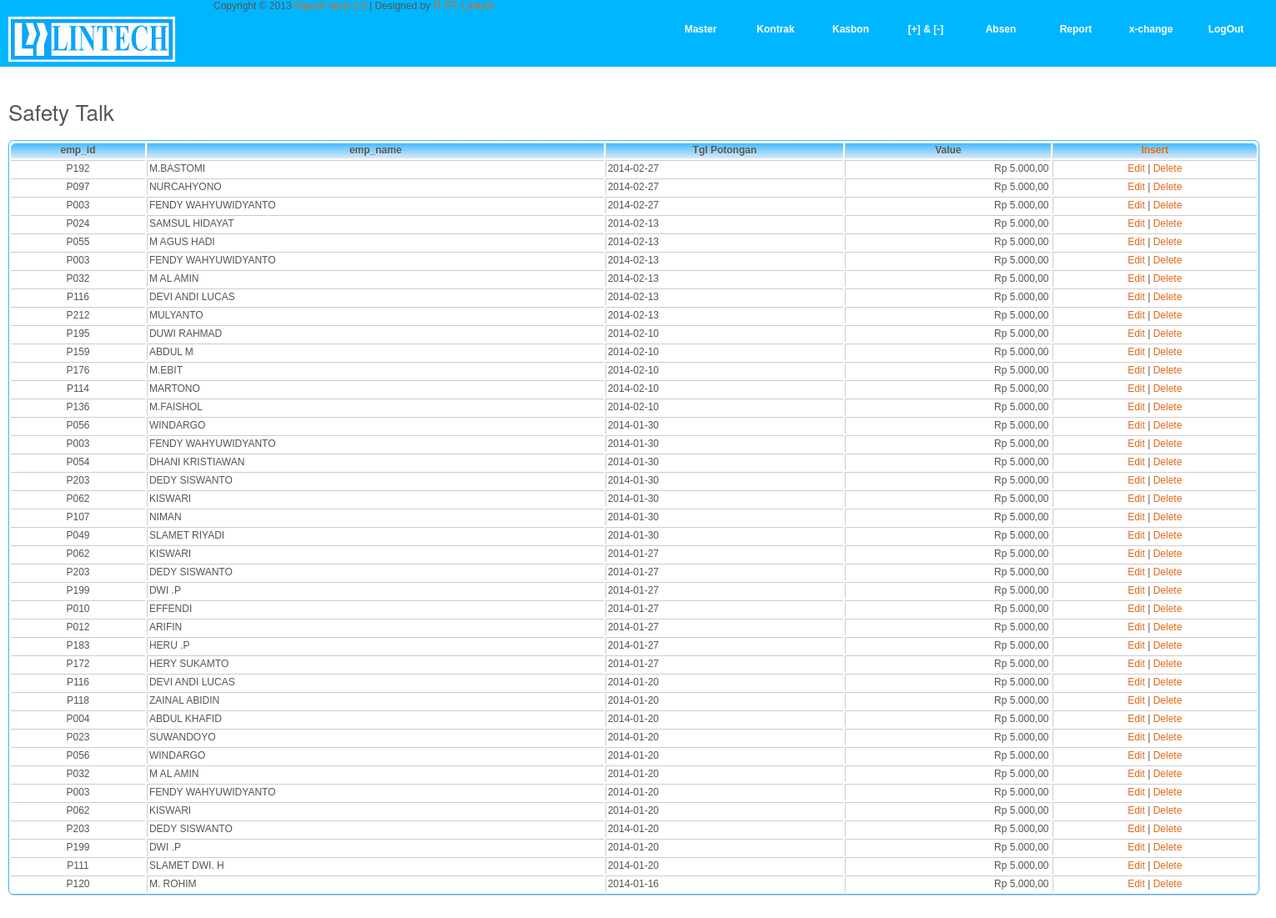
Screenshot of /create_safetytalk.php with the database file from the repository.
### tables this page shows
CREATE TABLE IF NOT EXISTS `safety_talk` (
  `kd_safety` int(11) NOT NULL,
  `emp_id` varchar(15) NOT NULL,
  `tgl_safety` date NOT NULL,
  `jml_safety` decimal(10,2) NOT NULL,
  PRIMARY KEY (`kd_safety`)
);

CREATE TABLE IF NOT EXISTS `employee` (
  `emp_id` varchar(11) NOT NULL,
  `emp_name` varchar(32) NOT NULL,
  `no_rekening` varchar(15) NOT NULL,
  `kd_jabatan` int(11) NOT NULL,
  `gaji_pokok` decimal(10,2) NOT NULL,
  `gaji_lembur` decimal(10,2) NOT NULL,
  `pot_jamsos` decimal(10,2) NOT NULL,
  `t_jabatan` decimal(10,2) NOT NULL,
  `t_masakerja` decimal(10,2) NOT NULL,
  `t_insentif` decimal(10,2) NOT NULL,
  `pot_telat` decimal(10,2) NOT NULL,
  `uang_makan` decimal(10,2) NOT NULL,
  `start_work` date NOT NULL,
  `start_contract` date NOT NULL,
  `end_contract` date NOT NULL,
  `lama_contract` smallint(4) NOT NULL,
  PRIMARY KEY (`emp_id`)
);

### create_safetytalk.php (the view, shortened to what this page needs)
<?php
   require_once('connections/conn_mysqli_procedural.php');
$qry_safety = "
Select a.*, b.emp_name FROM safety_talk a LEFT JOIN
employee b ON (b.emp_id= a.emp_id) ORDER BY (a.tgl_safety  ) DESC
 ";
$rs_safety = mysqli_query($link, $qry_safety) or die(mysqli_error($link));
?>
<!DOCTYPE html PUBLIC "-//W3C//DTD XHTML 1.0 Transitional//EN" "http://www.w3.org/TR/xhtml1/DTD/xhtml1-transitional.dtd">
<html xmlns="http://www.w3.org/1999/xhtml">
<head>
<link href="templatemo_style.css" rel="stylesheet" type="text/css" />
<link rel="stylesheet" type="text/css" href="css/ddsmoothmenu.css" />
<link rel="stylesheet" href="css/slimbox2.css" type="text/css" media="screen" />
</head>
<body>
<?php require_once('header.inc'); ?>
<div id="templatemo_main" class="wrapper">
	<h2>Safety Talk</h2>
	    <table class ="bordered" width="100%">
		<tr align="center">
		<th>emp_id</th>
		<th>emp_name</th>
		<th>Tgl Potongan</th>
		<th>Value</th>
		<th colspan = "3" align=center><a href="insert_safetytalk.php" >Insert</a></th>
		</tr>
		<?php while($row_rssafety = mysqli_fetch_assoc($rs_safety)) { ?>
		<tr align="center">
		<td align="rigt"><?php echo $row_rssafety[emp_id];?></td>
		<td align="left"><?php echo $row_rssafety[emp_name];?></td>
		<td align="left"><?php echo $row_rssafety[tgl_safety];?></td>
		<td align="right"><?php echo "Rp ".number_format($row_rssafety[jml_safety],2,',','.');?></td>
		<td>
		<a href="insert_safetytalk.php?edit=1&kd_safety=<?php echo $row_rssafety[kd_safety];?>">Edit</a> |
		<a href="saveinsert_safetytalk.php?delete=1&kd_safety=<?php echo $row_rssafety[kd_safety];?>">Delete</a>
		</td>
		</tr>
		<?php } ?>
		</table>
	</div>
</body>
</html>

### templatemo_style.css (style rules this page uses)
body { margin: 0; padding: 0; color: #555; font-family: Verdana, Arial, Helvetica, sans-serif; font-size: 12px; line-height: 15px; background-color: #fff; }
h1, h2, h3, h4, h5, h6 { color:#555; font-weight:400; padding: 0; margin: 0; font-family: "Helvetica Neue",Helvetica,Arial,sans-serif }
h2 { font-size:26px; margin-bottom: 20px; line-height: 28px }
a:link, a:visited { color:#e16715; text-decoration: none }
.wrapper { height: 2900px; width: 1500px; padding: 0 10px; margin: 0px; }
#templatemo_main { padding: 40px 10px; background: # }
.bordered { border: solid #3BB9FF 1px; -moz-border-radius: 6px; -webkit-border-radius: 6px; border-radius: 6px; -webkit-box-shadow: 0 1px 1px #ccc; -moz-box-shadow: 0 1px 1px #ccc; box-shadow: 0 1px 1px #ccc; }
.bordered td, .bordered th { border-left: 1px solid #ccc; border-top: 1px solid #ccc; padding: 2px; text-align: none; }
.bordered th { background-color: #dce9f9; background-image: -webkit-gradient(linear, left top, left bottom, from(#3BB9FF), to(#dce9f9)); background-image: -webkit-linear-gradient(top, #3BB9FF, #dce9f9); background-image: -moz-linear-gradient(top, #3BB9FF, #88F188); background-image: -ms-linear-gradient(top, #3BB9FF, #08630E); background-image: -o-linear-gradient(top, #3BB9FF, #08630E); background-image: linear-gradient(top, #3BB9FF, #08630E); -webkit-box-shadow: 0 1px 0 rgba(255,255,255,.8) inset; -moz-box-shadow:0 1px 0 rgba(255,255,255,.8) inset; box-shadow: 0 1px 0 rgba(255,255,255,.8) inset; border-top: none; text-shadow: 0 1px 0 rgba(255,255,255,.5); }
.bordered td:first-child, .bordered th:first-child { border-left: none; }
.bordered th:first-child { -moz-border-radius: 6px 0 0 0; -webkit-border-radius: 6px 0 0 0; border-radius: 6px 0 0 0; }
.bordered th:last-child { -moz-border-radius: 0 6px 0 0; -webkit-border-radius: 0 6px 0 0; border-radius: 0 6px 0 0; }
.bordered tr:last-child td:first-child { -moz-border-radius: 0 0 0 6px; -webkit-border-radius: 0 0 0 6px; border-radius: 0 0 0 6px; }
.bordered tr:last-child td:last-child { -moz-border-radius: 0 0 6px 0; -webkit-border-radius: 0 0 6px 0; border-radius: 0 0 6px 0; }

### rows the page displays
safety_talk: emp "P192", emp.emp_name "M.BASTOMI", tgl_safety "2014-02-27", jml_safety "5.000,00"
safety_talk: emp "P097", emp.emp_name "NURCAHYONO", tgl_safety "2014-02-27", jml_safety "5.000,00"
safety_talk: emp "P003", emp.emp_name "FENDY WAHYUWIDYANTO", tgl_safety "2014-02-27", jml_safety "5.000,00"
safety_talk: emp "P024", emp.emp_name "SAMSUL HIDAYAT", tgl_safety "2014-02-13", jml_safety "5.000,00"
safety_talk: emp "P055", emp.emp_name "M AGUS HADI", tgl_safety "2014-02-13", jml_safety "5.000,00"
safety_talk: emp "P003", emp.emp_name "FENDY WAHYUWIDYANTO", tgl_safety "2014-02-13", jml_safety "5.000,00"
safety_talk: emp "P032", emp.emp_name "M AL AMIN", tgl_safety "2014-02-13", jml_safety "5.000,00"
safety_talk: emp "P116", emp.emp_name "DEVI ANDI LUCAS", tgl_safety "2014-02-13", jml_safety "5.000,00"
safety_talk: emp "P212", emp.emp_name "MULYANTO", tgl_safety "2014-02-13", jml_safety "5.000,00"
safety_talk: emp "P195", emp.emp_name "DUWI RAHMAD", tgl_safety "2014-02-10", jml_safety "5.000,00"
safety_talk: emp "P159", emp.emp_name "ABDUL M", tgl_safety "2014-02-10", jml_safety "5.000,00"
safety_talk: emp "P176", emp.emp_name "M.EBIT", tgl_safety "2014-02-10", jml_safety "5.000,00"
safety_talk: emp "P114", emp.emp_name "MARTONO", tgl_safety "2014-02-10", jml_safety "5.000,00"
safety_talk: emp "P136", emp.emp_name "M.FAISHOL", tgl_safety "2014-02-10", jml_safety "5.000,00"
safety_talk: emp "P056", emp.emp_name "WINDARGO", tgl_safety "2014-01-30", jml_safety "5.000,00"
safety_talk: emp "P003", emp.emp_name "FENDY WAHYUWIDYANTO", tgl_safety "2014-01-30", jml_safety "5.000,00"
safety_talk: emp "P054", emp.emp_name "DHANI KRISTIAWAN", tgl_safety "2014-01-30", jml_safety "5.000,00"
safety_talk: emp "P203", emp.emp_name "DEDY SISWANTO", tgl_safety "2014-01-30", jml_safety "5.000,00"
safety_talk: emp "P062", emp.emp_name "KISWARI", tgl_safety "2014-01-30", jml_safety "5.000,00"
safety_talk: emp "P107", emp.emp_name "NIMAN", tgl_safety "2014-01-30", jml_safety "5.000,00"
safety_talk: emp "P049", emp.emp_name "SLAMET RIYADI", tgl_safety "2014-01-30", jml_safety "5.000,00"
safety_talk: emp "P062", emp.emp_name "KISWARI", tgl_safety "2014-01-27", jml_safety "5.000,00"
safety_talk: emp "P203", emp.emp_name "DEDY SISWANTO", tgl_safety "2014-01-27", jml_safety "5.000,00"
safety_talk: emp "P199", emp.emp_name "DWI .P", tgl_safety "2014-01-27", jml_safety "5.000,00"
safety_talk: emp "P010", emp.emp_name "EFFENDI", tgl_safety "2014-01-27", jml_safety "5.000,00"
safety_talk: emp "P012", emp.emp_name "ARIFIN", tgl_safety "2014-01-27", jml_safety "5.000,00"
safety_talk: emp "P183", emp.emp_name "HERU .P", tgl_safety "2014-01-27", jml_safety "5.000,00"
safety_talk: emp "P172", emp.emp_name "HERY SUKAMTO", tgl_safety "2014-01-27", jml_safety "5.000,00"
safety_talk: emp "P116", emp.emp_name "DEVI ANDI LUCAS", tgl_safety "2014-01-20", jml_safety "5.000,00"
safety_talk: emp "P118", emp.emp_name "ZAINAL ABIDIN", tgl_safety "2014-01-20", jml_safety "5.000,00"
safety_talk: emp "P004", emp.emp_name "ABDUL KHAFID", tgl_safety "2014-01-20", jml_safety "5.000,00"
safety_talk: emp "P023", emp.emp_name "SUWANDOYO", tgl_safety "2014-01-20", jml_safety "5.000,00"
safety_talk: emp "P056", emp.emp_name "WINDARGO", tgl_safety "2014-01-20", jml_safety "5.000,00"
safety_talk: emp "P032", emp.emp_name "M AL AMIN", tgl_safety "2014-01-20", jml_safety "5.000,00"
safety_talk: emp "P003", emp.emp_name "FENDY WAHYUWIDYANTO", tgl_safety "2014-01-20", jml_safety "5.000,00"
safety_talk: emp "P062", emp.emp_name "KISWARI", tgl_safety "2014-01-20", jml_safety "5.000,00"
safety_talk: emp "P203", emp.emp_name "DEDY SISWANTO", tgl_safety "2014-01-20", jml_safety "5.000,00"
safety_talk: emp "P199", emp.emp_name "DWI .P", tgl_safety "2014-01-20", jml_safety "5.000,00"
safety_talk: emp "P111", emp.emp_name "SLAMET DWI. H", tgl_safety "2014-01-20", jml_safety "5.000,00"
safety_talk: emp "P120", emp.emp_name "M. ROHIM", tgl_safety "2014-01-16", jml_safety "5.000,00"
